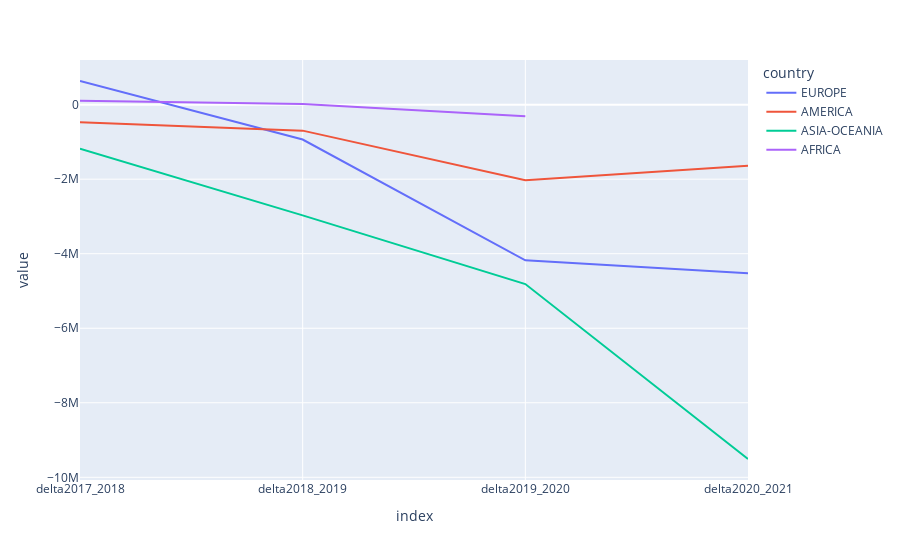

The notebook cell this image was saved under:
### Code cell
years = ['2017', '2018', '2019', '2020', '2021']

continents_delta_pdf = automotive_continents_pdf
for i in range(1, len(years)):
    continents_delta_pdf[f'delta{years[i-1]}_{years[i]}'] = continents_delta_pdf[years[i]] - continents_delta_pdf[years[i-1]]

continents_delta_pdf = year_cols_to_rows(continents_delta_pdf[['country', 'delta2017_2018', 'delta2018_2019', 'delta2019_2020', 'delta2020_2021']])
px.line(continents_delta_pdf)

### Figure 1 — Plotly figure (JSON) as saved in the notebook; plotly's stock layout.template omitted (floating-point values rounded to 4 significant figures)
{"data": [{"hovertemplate": "country=EUROPE<br>index=%{x}<br>value=%{y}<extra></extra>", "legendgroup": "EUROPE", "line": {"color": "#636efa", "dash": "solid"}, "marker": {"symbol": "circle"}, "mode": "lines", "name": "EUROPE", "orientation": "v", "showlegend": true, "type": "scatter", "x": ["delta2017_2018", "delta2018_2019", "delta2019_2020", "delta2020_2021"], "xaxis": "x", "y": [634630, -936715, -4178224, -4521985], "yaxis": "y"}, {"hovertemplate": "country=AMERICA<br>index=%{x}<br>value=%{y}<extra></extra>", "legendgroup": "AMERICA", "line": {"color": "#EF553B", "dash": "solid"}, "marker": {"symbol": "circle"}, "mode": "lines", "name": "AMERICA", "orientation": "v", "showlegend": true, "type": "scatter", "x": ["delta2017_2018", "delta2018_2019", "delta2019_2020", "delta2020_2021"], "xaxis": "x", "y": [-472012, -697073, -2026038, -1638587], "yaxis": "y"}, {"hovertemplate": "country=ASIA-OCEANIA<br>index=%{x}<br>value=%{y}<extra></extra>", "legendgroup": "ASIA-OCEANIA", "line": {"color": "#00cc96", "dash": "solid"}, "marker": {"symbol": "circle"}, "mode": "lines", "name": "ASIA-OCEANIA", "orientation": "v", "showlegend": true, "type": "scatter", "x": ["delta2017_2018", "delta2018_2019", "delta2019_2020", "delta2020_2021"], "xaxis": "x", "y": [-1179369, -2972142, -4813355, -9508623], "yaxis": "y"}, {"hovertemplate": "country=AFRICA<br>index=%{x}<br>value=%{y}<extra></extra>", "legendgroup": "AFRICA", "line": {"color": "#ab63fa", "dash": "solid"}, "marker": {"symbol": "circle"}, "mode": "lines", "name": "AFRICA", "orientation": "v", "showlegend": true, "type": "scatter", "x": ["delta2017_2018", "delta2018_2019", "delta2019_2020", "delta2020_2021"], "xaxis": "x", "y": [104685, 18753, -311697, null], "yaxis": "y"}], "layout": {"legend": {"title": {"text": "country"}, "tracegroupgap": 0}, "margin": {"t": 60}, "xaxis": {"anchor": "y", "domain": [0, 1], "title": {"text": "index"}}, "yaxis": {"anchor": "x", "domain": [0, 1], "title": {"text": "value"}}}}
